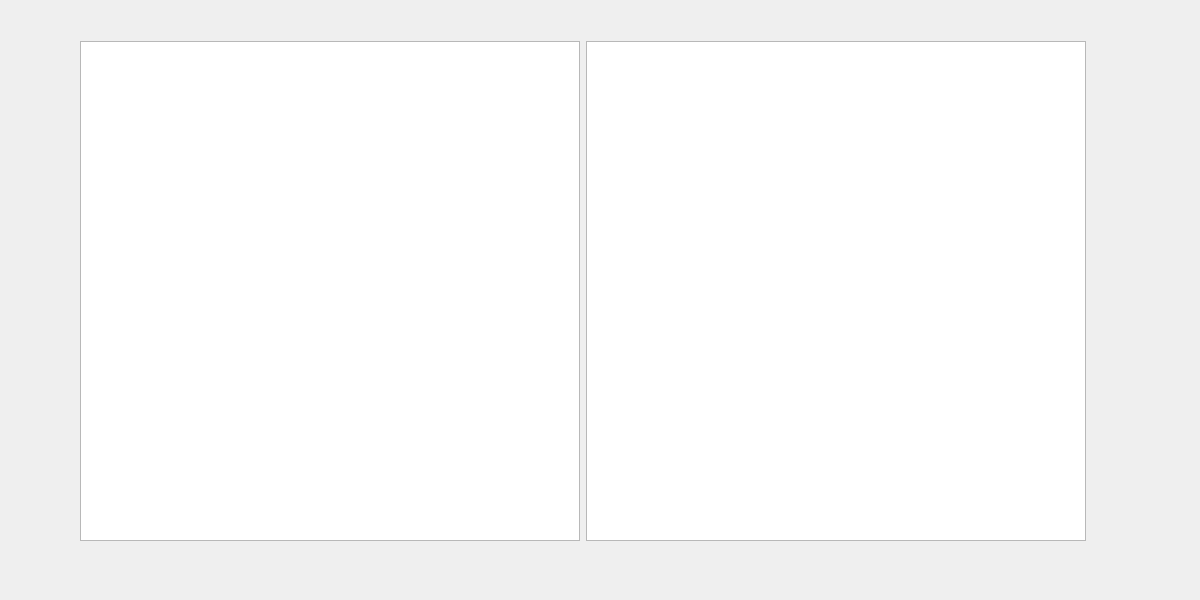
<?xml version="1.0" encoding="UTF-8"?>
<ui version="4.0">
 <class>draw</class>
 <widget class="QDialog" name="draw">
  <property name="geometry">
   <rect>
    <x>0</x>
    <y>0</y>
    <width>1200</width>
    <height>600</height>
   </rect>
  </property>
  <property name="minimumSize">
   <size>
    <width>1200</width>
    <height>600</height>
   </size>
  </property>
  <property name="maximumSize">
   <size>
    <width>1200</width>
    <height>600</height>
   </size>
  </property>
  <property name="windowTitle">
   <string>Dialog</string>
  </property>
  <widget class="QWidget" name="horizontalLayoutWidget">
   <property name="geometry">
    <rect>
     <x>80</x>
     <y>40</y>
     <width>1008</width>
     <height>502</height>
    </rect>
   </property>
   <layout class="QHBoxLayout" name="horizontalLayout">
    <item>
     <widget class="QGraphicsView" name="graphicsView_2">
      <property name="minimumSize">
       <size>
        <width>500</width>
        <height>500</height>
       </size>
      </property>
      <property name="maximumSize">
       <size>
        <width>500</width>
        <height>500</height>
       </size>
      </property>
     </widget>
    </item>
    <item>
     <widget class="QGraphicsView" name="graphicsView">
      <property name="minimumSize">
       <size>
        <width>500</width>
        <height>500</height>
       </size>
      </property>
      <property name="maximumSize">
       <size>
        <width>500</width>
        <height>500</height>
       </size>
      </property>
     </widget>
    </item>
   </layout>
  </widget>
 </widget>
 <resources/>
 <connections/>
</ui>
